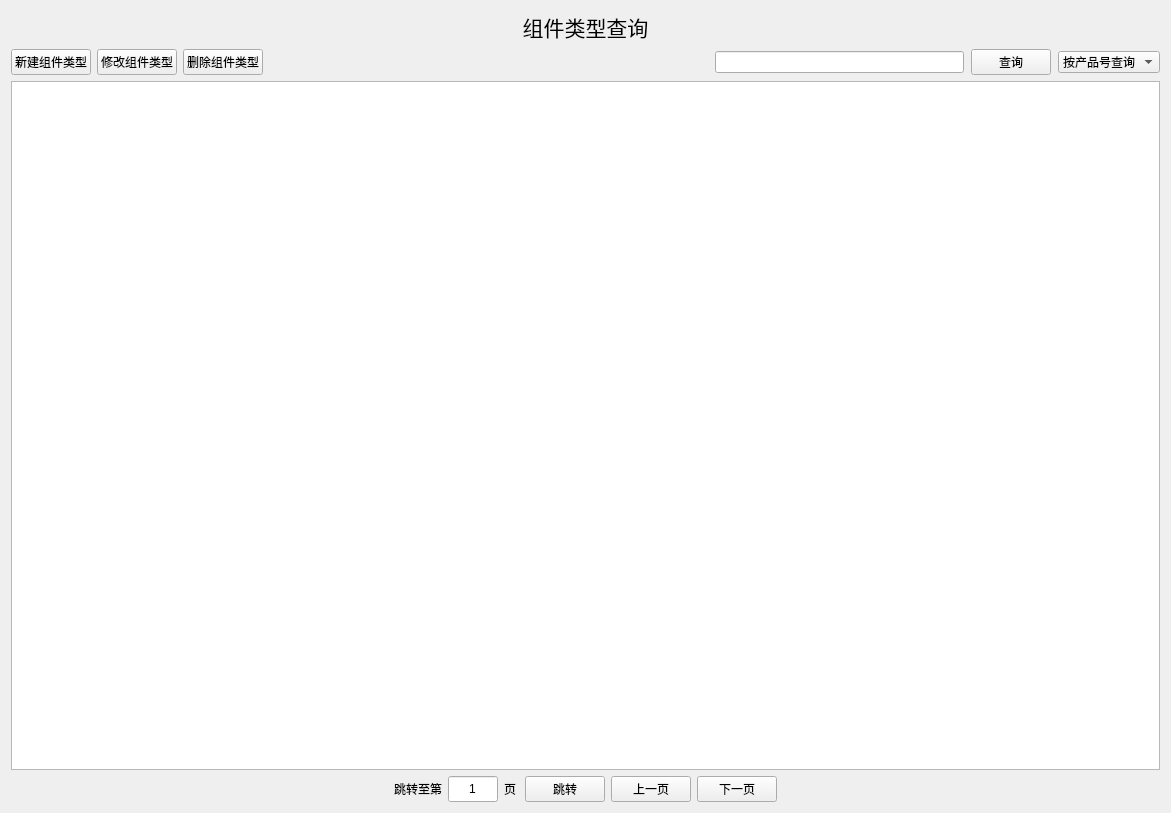
<?xml version="1.0" encoding="UTF-8"?>
<ui version="4.0">
 <class>Form</class>
 <widget class="QWidget" name="Form">
  <property name="geometry">
   <rect>
    <x>0</x>
    <y>0</y>
    <width>1171</width>
    <height>813</height>
   </rect>
  </property>
  <property name="windowTitle">
   <string>Form</string>
  </property>
  <layout class="QVBoxLayout" name="verticalLayout">
   <item>
    <widget class="QLabel" name="label">
     <property name="font">
      <font>
       <pointsize>16</pointsize>
      </font>
     </property>
     <property name="text">
      <string>组件类型查询</string>
     </property>
     <property name="alignment">
      <set>Qt::AlignCenter</set>
     </property>
     <property name="margin">
      <number>20</number>
     </property>
    </widget>
   </item>
   <item>
    <layout class="QHBoxLayout" name="horizontalLayout_3">
     <item>
      <layout class="QHBoxLayout" name="horizontalLayout_5">
       <item>
        <widget class="QPushButton" name="addProductButton">
         <property name="text">
          <string>新建组件类型</string>
         </property>
        </widget>
       </item>
       <item>
        <widget class="QPushButton" name="alterProductButton">
         <property name="text">
          <string>修改组件类型</string>
         </property>
        </widget>
       </item>
      </layout>
     </item>
     <item>
      <widget class="QPushButton" name="deleteProductButton">
       <property name="text">
        <string>删除组件类型</string>
       </property>
      </widget>
     </item>
     <item>
      <spacer name="horizontalSpacer">
       <property name="orientation">
        <enum>Qt::Horizontal</enum>
       </property>
       <property name="sizeHint" stdset="0">
        <size>
         <width>40</width>
         <height>20</height>
        </size>
       </property>
      </spacer>
     </item>
     <item>
      <layout class="QHBoxLayout" name="horizontalLayout">
       <property name="spacing">
        <number>7</number>
       </property>
       <item>
        <widget class="QLineEdit" name="searchEdit">
         <property name="maximumSize">
          <size>
           <width>500</width>
           <height>16777215</height>
          </size>
         </property>
        </widget>
       </item>
       <item>
        <widget class="QPushButton" name="searchButton">
         <property name="text">
          <string>查询</string>
         </property>
        </widget>
       </item>
       <item>
        <widget class="QComboBox" name="comboBox">
         <property name="currentIndex">
          <number>0</number>
         </property>
         <item>
          <property name="text">
           <string>按产品号查询</string>
          </property>
         </item>
         <item>
          <property name="text">
           <string>按产品名查询</string>
          </property>
         </item>
         <item>
          <property name="text">
           <string>按批次号查询</string>
          </property>
         </item>
        </widget>
       </item>
      </layout>
     </item>
    </layout>
   </item>
   <item>
    <widget class="QTableView" name="tableView"/>
   </item>
   <item>
    <layout class="QHBoxLayout" name="horizontalLayout_4">
     <item>
      <spacer name="horizontalSpacer_2">
       <property name="orientation">
        <enum>Qt::Horizontal</enum>
       </property>
       <property name="sizeHint" stdset="0">
        <size>
         <width>40</width>
         <height>20</height>
        </size>
       </property>
      </spacer>
     </item>
     <item>
      <layout class="QHBoxLayout" name="horizontalLayout_2">
       <item>
        <widget class="QLabel" name="label_2">
         <property name="text">
          <string>跳转至第</string>
         </property>
        </widget>
       </item>
       <item>
        <widget class="QLineEdit" name="jumpEdit">
         <property name="maximumSize">
          <size>
           <width>50</width>
           <height>50</height>
          </size>
         </property>
         <property name="text">
          <string>1</string>
         </property>
         <property name="maxLength">
          <number>9999</number>
         </property>
         <property name="alignment">
          <set>Qt::AlignCenter</set>
         </property>
        </widget>
       </item>
       <item>
        <widget class="QLabel" name="totalPageLabel">
         <property name="text">
          <string>页</string>
         </property>
        </widget>
       </item>
       <item>
        <widget class="QPushButton" name="jumpButton">
         <property name="text">
          <string>跳转</string>
         </property>
        </widget>
       </item>
       <item>
        <widget class="QPushButton" name="previousButton">
         <property name="text">
          <string>上一页</string>
         </property>
        </widget>
       </item>
       <item>
        <widget class="QPushButton" name="nextButton">
         <property name="text">
          <string>下一页</string>
         </property>
        </widget>
       </item>
      </layout>
     </item>
     <item>
      <spacer name="horizontalSpacer_3">
       <property name="orientation">
        <enum>Qt::Horizontal</enum>
       </property>
       <property name="sizeHint" stdset="0">
        <size>
         <width>40</width>
         <height>20</height>
        </size>
       </property>
      </spacer>
     </item>
    </layout>
   </item>
  </layout>
 </widget>
 <resources/>
 <connections/>
</ui>
